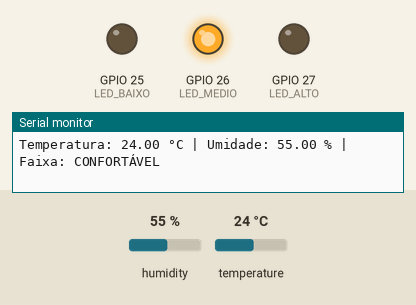
Recording of a sketch running on a simulated ESP32. Parts: output pins drawn as LEDs (lit = HIGH), the last lines printed to the serial monitor. The inputs (shaded band) are chosen by the test bench; at power-on: temperature 24 °C, humidity 55 %.

Above: at 2.8 s.
2.9 s: temperature set to 20.4 °C
5.6 s: temperature set to 19.1 °C
At 6.4 s:
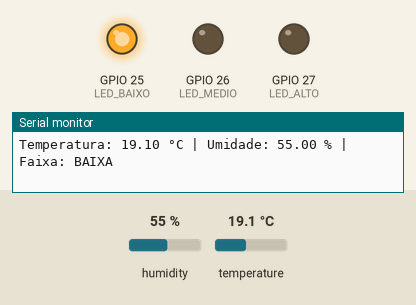
8.3 s: temperature set to 28 °C
At 11.0 s:
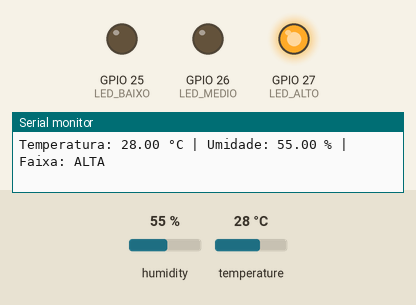
11.5 s: temperature set to 27.5 °C
14.2 s: temperature set to 26.7 °C
At 17.2 s:
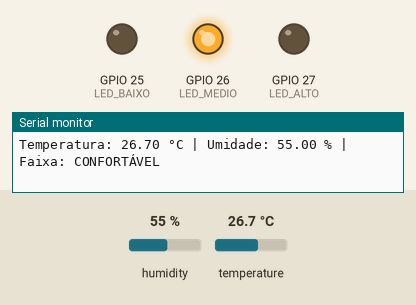
17.5 s: temperature set to 12 °C
At 19.1 s:
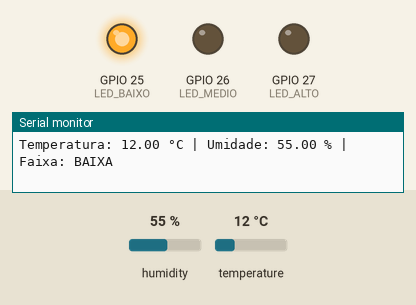
Timing chart, 0 to 20.6 s (numbered marks = the images above; inputs shaded):
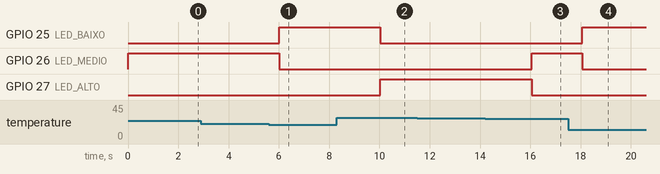

Measured:
- the behaviour switches between 20 and 19.9 °C on temperature (found by bisection; images 0 and 1)
- the behaviour switches between 27.1 and 27 °C on temperature (found by bisection; images 2 and 3)
- after the input at 5.6 s, GPIO 25 (LED_BAIXO): LOW → HIGH after 0.42 s; GPIO 26 (LED_MEDIO): HIGH → LOW after 0.42 s
- after the input at 8.3 s, GPIO 25 (LED_BAIXO): HIGH → LOW after 1.7 s; GPIO 27 (LED_ALTO): LOW → HIGH after 1.7 s
- after the input at 14.2 s, GPIO 26 (LED_MEDIO): LOW → HIGH after 1.9 s; GPIO 27 (LED_ALTO): HIGH → LOW after 1.9 s
- after the input at 17.5 s, GPIO 25 (LED_BAIXO): LOW → HIGH after 0.56 s; GPIO 26 (LED_MEDIO): HIGH → LOW after 0.56 s

The sketch:

termo_humidade_esp32.ino
```cpp
// Projeto: Monitoramento Termo-Humidade com ESP32 e DHT22
// Descrição: Lê temperatura e umidade usando o sensor DHT22 e classifica a temperatura em três faixas, acionando LEDs.
// Integrantes: Gustavo Cordeiro Braga, Murilo Justino Arcanjo, Rafael Quattrer Dalla Costa

#include "DHT.h"

// Definições do sensor DHT
#define DHTPIN 15         // Pino do ESP32 conectado ao DHT22
#define DHTTYPE DHT22     // Tipo do sensor (pode ser DHT11 ou DHT22)

DHT dht(DHTPIN, DHTTYPE);

// LEDs de indicação
const int LED_BAIXO   = 25;  // LED azul  - temperatura baixa
const int LED_MEDIO   = 26;  // LED verde - temperatura confortável
const int LED_ALTO    = 27;  // LED vermelho - temperatura alta

// Limiares de temperatura (em °C)
const float LIMIAR_BAIXO = 20.0;
const float LIMIAR_ALTO  = 27.0;

void setup() {
  Serial.begin(115200);
  dht.begin();

  pinMode(LED_BAIXO, OUTPUT);
  pinMode(LED_MEDIO, OUTPUT);
  pinMode(LED_ALTO, OUTPUT);

  // Inicializa LEDs desligados
  digitalWrite(LED_BAIXO, LOW);
  digitalWrite(LED_MEDIO, LOW);
  digitalWrite(LED_ALTO, LOW);

  Serial.println("Iniciando Monitoramento Termo-Humidade...");
}

void loop() {
  // Lê umidade e temperatura (Celsius)
  float hum = dht.readHumidity();
  float temp = dht.readTemperature();

  // Verifica se houve erro na leitura
  if (isnan(hum) || isnan(temp)) {
    Serial.println("Erro ao ler o sensor DHT!");
    delay(2000);
    return;
  }

  Serial.print("Temperatura: ");
  Serial.print(temp);
  Serial.print(" °C | Umidade: ");
  Serial.print(hum);
  Serial.print(" %");

  // Classifica a temperatura e aciona LEDs
  if (temp < LIMIAR_BAIXO) {
    // Temperatura baixa
    digitalWrite(LED_BAIXO, HIGH);
    digitalWrite(LED_MEDIO, LOW);
    digitalWrite(LED_ALTO, LOW);
    Serial.println(" | Faixa: BAIXA");
  } else if (temp <= LIMIAR_ALTO) {
    // Temperatura confortável
    digitalWrite(LED_BAIXO, LOW);
    digitalWrite(LED_MEDIO, HIGH);
    digitalWrite(LED_ALTO, LOW);
    Serial.println(" | Faixa: CONFORTÁVEL");
  } else {
    // Temperatura alta
    digitalWrite(LED_BAIXO, LOW);
    digitalWrite(LED_MEDIO, LOW);
    digitalWrite(LED_ALTO, HIGH);
    Serial.println(" | Faixa: ALTA");
  }

  delay(2000); // Espera 2 segundos antes da próxima leitura
}
```
